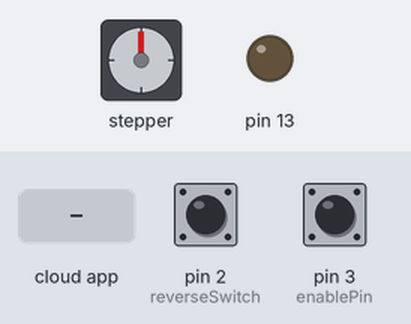
Recording of a sketch running on a simulated Arduino Uno, built for the host (arithmetic inside an expression is 32-bit, double 64-bit). Parts: stepper motor, output pins drawn as LEDs (lit = HIGH). Inputs (shaded band) come from the test bench; at power-on: pin 2 (reverseSwitch) HIGH, pin 3 (enablePin) HIGH. The ROS host is connected and sends only what is stated; stepper angles assume 200 steps per turn.

Above: at 1.2 s.
1.3 s: pin 2 (reverseSwitch) pulled LOW for 0.15 s
At 2.3 s:
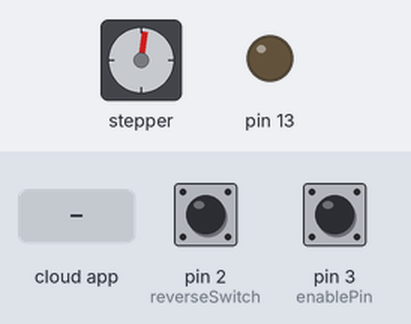
2.9 s: the phone or cloud app sets home to 0
At 3.35 s:
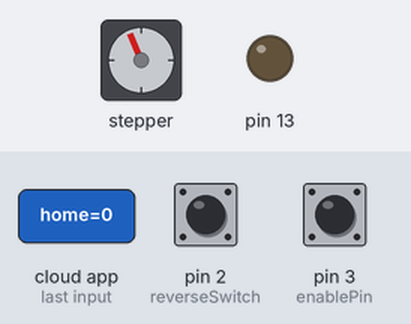
5.9 s: pin 2 (reverseSwitch) pulled LOW for 1 s
8.4 s: the phone or cloud app sets home to 1
At 9.15 s:
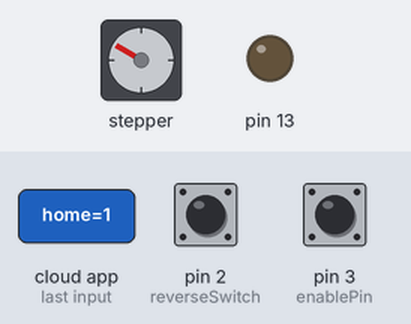
11.4 s: pin 2 (reverseSwitch) pulled LOW for 3.2 s
16.1 s: the phone or cloud app sets home to 0
At 17.15 s:
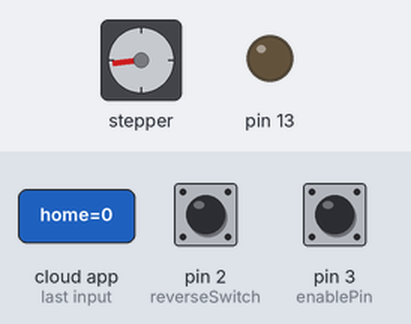
Timing chart, 0 to 22.1 s (numbered marks = the images above; inputs shaded):
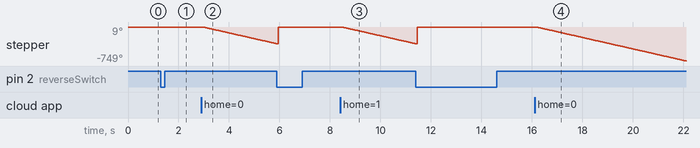

The sketch:

serial_v1.ino
```cpp
//new
//serial_node beta

// ----------LIBRARIES--------------
#include <ros.h>
#include <std_msgs/Float32MultiArray.h>
#include <std_msgs/Int32MultiArray.h>
#include <std_msgs/String.h>
#include <AccelStepper.h>
//IntervalTimer myTimer; //Cannot use with uno :(


// --------CONSTANTS---------------
const uint8_t arrayLength_steps = 3;

int sigPin = 9; // swithc signal
int NoNcPin = 8; // normaly open/close
int reverseSwitch = 2; // connected to switch signal for reverse
int driverPUL = 7;    // PUL- pin
int driverDIR = 6;    // DIR- pin
int enablePin = 3;
int buttonPin = 4;


//------------VARIABLES---------------------
bool sensorValue = LOW;
bool setdir = LOW; // Set Direction
long int stepNow[] = {0, 0, 0};

volatile bool runallowed = false; // booleans for new data from serial, and runallowed flag
long previousMillis = 0;
int delta = 1000;
//----------------------
ros::NodeHandle  nh;
AccelStepper stepper(1, driverPUL, driverDIR); // AccelStepper stepper(1,7,6);

//------------CALLBACKS---------------------

void cb_move( const std_msgs::Float32MultiArray& msg ) {

  stepper.setMaxSpeed(500); // TODO change to a define const.
  stepper.setAcceleration(250);
  stepper.moveTo(msg.data[0]);

  digitalWrite(13, HIGH-digitalRead(13));
}

void cb_home( const std_msgs::String& msg ) {
  homing();

}

//========================================

ros::Subscriber<std_msgs::Float32MultiArray> steps_sub("write/steps", cb_move);
ros::Subscriber<std_msgs::String> home_sub("home", cb_home);

std_msgs::Int32MultiArray current_step_msg;
ros::Publisher pub_step("read/current_step", &current_step_msg);


void setup() {

  nh.initNode();
  nh.subscribe(steps_sub);
  nh.subscribe(home_sub);

  current_step_msg.data_length = arrayLength_steps;
  nh.advertise(pub_step);
//  stepNow = stepper.currentPosition();

  stepper.setMaxSpeed(500); // TODO change to a define const.
  stepper.setAcceleration(250);
  stepper.disableOutputs();
//  stepper.moveTo(1500);

  pinMode(sigPin, INPUT_PULLUP);
  pinMode(buttonPin, INPUT_PULLUP);
  pinMode (13, OUTPUT);
  pinMode (driverPUL, OUTPUT);
  pinMode (driverDIR, OUTPUT);
  attachInterrupt(digitalPinToInterrupt(enablePin), natural, LOW);
  attachInterrupt(digitalPinToInterrupt(reverseSwitch), stop_motor, FALLING);
  //pinMode(NoNcPin, OUTPUT);
  //homeing();
//  myTimer.begin(Publish_Timer, 35000);
}

//========================================
/* void Publish_Timer() {

  current_step_msg.data[0] = stepper.currentPosition();
  pub_step.publish( &current_step_msg );

}*/


void loop() {

  if(millis() - previousMillis > delta) {
    stepNow[0] = stepper.currentPosition();
    current_step_msg.data = stepNow;
    pub_step.publish( &current_step_msg );
    // save the last time you blinked the LED
    previousMillis += delta;
  }


  nh.spinOnce();
//  delay(1);
//delayMicroseconds()
  stepper.run();

}

//========================================


void homing (){
  if (stepper.currentPosition() == 0)
    {
        nh.loginfo("We are at the home position.");
        stepper.disableOutputs(); //disable power
    }
    else
    {

    }
  stepper.enableOutputs();
  stepper.setMaxSpeed(75); //set speed manually to 400. In this project 400 is 400 step/sec = 1 rev/sec.
  stepper.moveTo(-6500); //set abolute distance to move

}


void stop_motor()//function activated by the pressed microswitch
{

  //Stop motor, disable outputs; here we should also reset the numbers if there are any
  //runallowed = false; //disable running // ADD COND. TO MAIN ?
  stepper.stop(); //stop motor
  stepper.setCurrentPosition(0);  // reset position
  stepper.move(5);
  stepper.disableOutputs();//disable power
  nh.loginfo("REACHED LIMIT & STOPED, Position sets to 0"); //feedback towards the serial port
}


void natural () {
  nh.logerror("Interupted");
}
```

Measured:
- after the input at 2.9 s, stepper: keeps turning counter-clockwise at about 125°/s, starting at once
- after the input at 8.4 s, stepper: keeps turning counter-clockwise at about 125°/s, starting at once
- after the input at 16.1 s, stepper: keeps turning counter-clockwise at about 126°/s, starting at once
